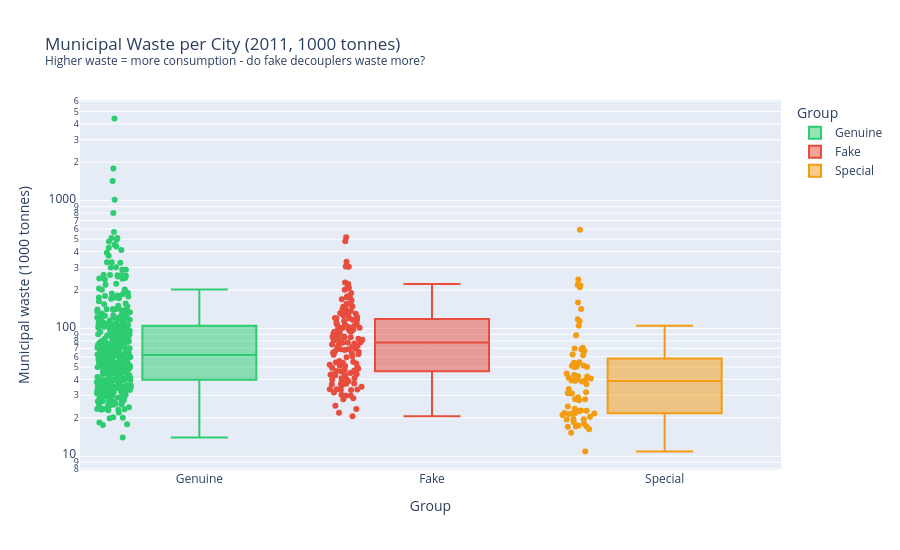

Notebook code for this chart:
### Code cell
# Municipal waste
# More waste -> higher consumption -> less efficient city

# Normalize by population to get waste per capita
snap_waste['waste_per_capita'] = (
    snap_waste['municipal_waste_1000t'] * 1000 /  # convert to tonnes
    snap_waste['population'].replace(0, np.nan)
)

# Use raw totals grouped by country (per capita is noisy if population missing)
fig = px.box(
    snap_waste[snap_waste['municipal_waste_1000t'].notna()],
    x='group',
    y='municipal_waste_1000t',
    color='group',
    points='all',
    hover_name='city_name',
    hover_data=['country'],
    color_discrete_map=GROUP_COLORS,
    category_orders={'group': ['Genuine', 'Fake', 'Special']},
    title=f'Municipal Waste per City ({YEAR_WASTE}, 1000 tonnes)<br>'
          '<sup>Higher waste = more consumption - do fake decouplers waste more?</sup>',
    labels={'municipal_waste_1000t': 'Municipal waste (1000 tonnes)', 'group': 'Group'},
    height=550,
    log_y=True
)
fig.show()

print(f"\nMunicipal waste by group ({YEAR_WASTE}, 1000 tonnes):")
print(
    snap_waste.groupby('group')['municipal_waste_1000t']
    .agg(['median', 'mean', 'count'])
    .round(1)
    .to_string()
)

### Figure 1 — Plotly figure (JSON) as saved in the notebook; plotly's stock layout.template omitted (floating-point values rounded to 4 significant figures; data arrays with more than 128 entries replaced by an {"elided": "..."} marker saying what was removed)
{"data": [{"alignmentgroup": "True", "boxpoints": "all", "customdata": {"elided": "382x1 str values"}, "hovertemplate": "<b>%{hovertext}</b><br><br>Group=%{x}<br>Municipal waste (1000 tonnes)=%{y}<br>country=%{customdata[0]}<extra></extra>", "hovertext": {"elided": "382 null values"}, "legendgroup": "Genuine", "marker": {"color": "#2ecc71"}, "name": "Genuine", "notched": false, "offsetgroup": "Genuine", "orientation": "v", "showlegend": true, "type": "box", "x": {"elided": "382 str values"}, "x0": " ", "xaxis": "x", "y": {"elided": "382 float values"}, "y0": " ", "yaxis": "y"}, {"alignmentgroup": "True", "boxpoints": "all", "customdata": {"elided": "140x1 str values"}, "hovertemplate": "<b>%{hovertext}</b><br><br>Group=%{x}<br>Municipal waste (1000 tonnes)=%{y}<br>country=%{customdata[0]}<extra></extra>", "hovertext": {"elided": "140 null values"}, "legendgroup": "Fake", "marker": {"color": "#e74c3c"}, "name": "Fake", "notched": false, "offsetgroup": "Fake", "orientation": "v", "showlegend": true, "type": "box", "x": {"elided": "140 str values"}, "x0": " ", "xaxis": "x", "y": {"elided": "140 float values"}, "y0": " ", "yaxis": "y"}, {"alignmentgroup": "True", "boxpoints": "all", "customdata": [["Poland"], ["Poland"], ["Poland"], ["Poland"], ["Poland"], ["Poland"], ["Poland"], ["Poland"], ["Poland"], ["Poland"], ["Poland"], ["Poland"], ["Poland"], ["Poland"], ["Poland"], ["Poland"], ["Poland"], ["Poland"], ["Poland"], ["Poland"], ["Poland"], ["Poland"], ["Poland"], ["Poland"], ["Poland"], ["Poland"], ["Poland"], ["Poland"], ["Poland"], ["Poland"], ["Poland"], ["Poland"], ["Poland"], ["Poland"], ["Poland"], ["Poland"], ["Poland"], ["Poland"], ["Poland"], ["Poland"], ["Poland"], ["Poland"], ["Poland"], ["Poland"], ["Poland"], ["Poland"], ["Poland"], ["Poland"], ["Poland"], ["Poland"], ["Poland"], ["Poland"], ["Poland"], ["Poland"], ["Poland"], ["Poland"], ["Poland"], ["Poland"], ["Poland"], ["Poland"], ["Poland"], ["Poland"], ["Poland"], ["Poland"], ["Poland"], ["Poland"], ["Poland"], ["Poland"]], "hovertemplate": "<b>%{hovertext}</b><br><br>Group=%{x}<br>Municipal waste (1000 tonnes)=%{y}<br>country=%{customdata[0]}<extra></extra>", "hovertext": [null, null, null, null, null, null, null, null, null, null, null, null, null, null, null, null, null, null, null, null, null, null, null, null, null, null, null, null, null, null, null, null, null, null, null, null, null, null, null, null, null, null, null, null, null, null, null, null, null, null, null, null, null, null, null, null, null, null, null, null, null, null, null, null, null, null, null, null], "legendgroup": "Special", "marker": {"color": "#f39c12"}, "name": "Special", "notched": false, "offsetgroup": "Special", "orientation": "v", "showlegend": true, "type": "box", "x": ["Special", "Special", "Special", "Special", "Special", "Special", "Special", "Special", "Special", "Special", "Special", "Special", "Special", "Special", "Special", "Special", "Special", "Special", "Special", "Special", "Special", "Special", "Special", "Special", "Special", "Special", "Special", "Special", "Special", "Special", "Special", "Special", "Special", "Special", "Special", "Special", "Special", "Special", "Special", "Special", "Special", "Special", "Special", "Special", "Special", "Special", "Special", "Special", "Special", "Special", "Special", "Special", "Special", "Special", "Special", "Special", "Special", "Special", "Special", "Special", "Special", "Special", "Special", "Special", "Special", "Special", "Special", "Special"], "x0": " ", "xaxis": "x", "y": [592.5, 217.4, 241.7, 220.2, 210.0, 160.1, 142.3, 114.0, 105.3, 118.1, 70.7, 51.3, 68.4, 54.5, 66.8, 42.3, 44.4, 42.2, 31.0, 21.6, 27.9, 22.8, 17.0, 61.8, 49.7, 41.1, 31.7, 38.5, 33.6, 23.5, 22.5, 18.5, 28.0, 24.5, 21.7, 17.1, 22.7, 21.8, 27.4, 21.0, 18.0, 16.3, 21.8, 19.6, 17.1, 10.9, 17.4, 19.4, 20.4, 19.5, 21.4, 15.3, 88.7, 62.5, 69.9, 49.9, 39.2, 50.6, 51.2, 43.2, 36.7, 40.1, 39.0, 39.3, 31.2, 40.7, 53.9, 29.0], "y0": " ", "yaxis": "y"}], "layout": {"boxmode": "overlay", "height": 550, "legend": {"title": {"text": "Group"}, "tracegroupgap": 0}, "title": {"text": "Municipal Waste per City (2011, 1000 tonnes)<br><sup>Higher waste = more consumption - do fake decouplers waste more?</sup>"}, "xaxis": {"anchor": "y", "categoryarray": ["Genuine", "Fake", "Special"], "categoryorder": "array", "domain": [0, 1], "title": {"text": "Group"}}, "yaxis": {"anchor": "x", "domain": [0, 1], "title": {"text": "Municipal waste (1000 tonnes)"}, "type": "log"}}}
